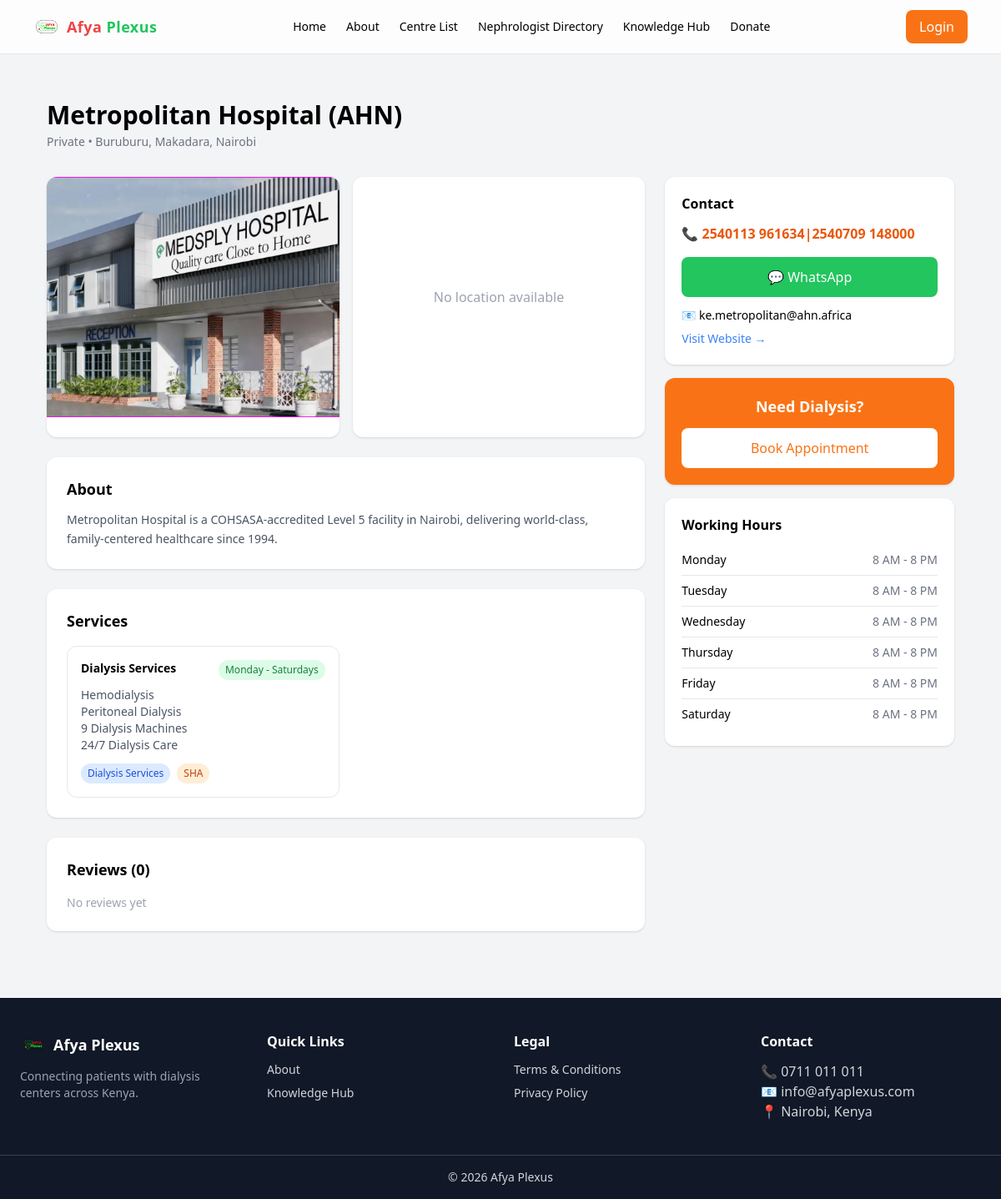
/608ff726-4af0-11f1-9fc1-b4a9fcea8668/centre_detail, run on the app's committed database.
### hospital/models.py (models this page shows, shortened)
class Hospital(models.Model):
	id = models.UUIDField(primary_key=True, default=uuid.uuid1, editable=False)
	name = models.CharField(max_length=200)
	mobile_number = models.CharField(max_length=20,default="-")
	alternative_number = models.CharField(max_length=20,default="-")
	email_address = models.CharField(max_length=100,default="-")
	website =models.CharField(max_length=100,null=True,blank=True)
	centre_type = models.CharField(max_length=200,default='Public')
	mobile_pysical = models.CharField(max_length=20,default='Physical')
	county = models.CharField(max_length=20,null=True,blank=True)
	constituent = models.CharField(max_length=20,null=True,blank=True)
	location = models.TextField(null=True,blank=True)
	google_pin = models.CharField(max_length=200,null=True,blank=True)
	ward = models.CharField(max_length=20,null=True,blank=True)
	description = models.TextField(null=True,blank=True)
	date = models.DateField(default=timezone.now)
	user = models.ForeignKey(User, related_name='hospital', on_delete=models.SET_NULL,null=True,blank=True)
	status = models.CharField(max_length=20,default='active')
	image = models.FileField(upload_to='hospital/%Y/%m/%d/'')/%Y/%m/%d/',blank=True,null=True)
	latitude = models.FloatField(null=True, blank=True)
	longitude = models.FloatField(null=True, blank=True)

class DailysisService(models.Model):
	id = models.UUIDField(primary_key=True, default=uuid.uuid1, editable=False)
	name = models.CharField(max_length=200)
	description = models.TextField(null=True,blank=True)
	cost = models.DecimalField(default=0.00, max_digits=1000, decimal_places=4)
	hospital = models.ForeignKey(Hospital, related_name='dailysisservice',on_delete=models.SET_NULL,null=True,blank=True)
	service_type = models.CharField(max_length=100)
	covered_by = models.CharField(max_length=20)
	schedule = models.CharField(max_length=20)
	date = models.DateField(default=timezone.now)
	user = models.ForeignKey(User, related_name='dailysisservice', on_delete=models.SET_NULL,null=True,blank=True)
	status = models.CharField(max_length=20,default='active')

class OperationDay(models.Model):
	id = models.UUIDField(primary_key=True, default=uuid.uuid1, editable=False)
	hospital = models.ForeignKey(Hospital, related_name='operationday',on_delete=models.SET_NULL,null=True,blank=True)
	date = models.DateField(default=timezone.now)
	status = models.CharField(max_length=20,default='active')
	day = models.CharField(max_length=100)
	time_from = models.CharField(max_length=20)
	time_to = models.CharField(max_length=20)
	comment = models.TextField(null=True,blank=True)

### hospital/views.py (the view)
# urls.py: path('<uuid:pk>/centre_detail', views.centre_detail, name='centre_detail'),
def centre_detail(request, pk):
    hospital = get_object_or_404(Hospital, pk=pk)
    nearby = Hospital.objects.exclude(pk=pk).annotate(
        distance=6371 * ACos(
            Cos(Radians(hospital.latitude)) *
            Cos(Radians(F('latitude'))) *
            Cos(Radians(F('longitude')) - Radians(hospital.longitude)) +
            Sin(Radians(hospital.latitude)) *
            Sin(Radians(F('latitude')))
        )
    ).filter(distance__lte=20)[:6]
    context = {
        'hospital': hospital,
        'nearby': nearby,
        'dailysisservice': hospital.dailysisservice.all(),
        'hospitalrating': hospital.hospitalrating.all(),
        'hospitalimage': hospital.hospitalimage.all(),
    }
    return render(request, 'hospital/centre_details.html', context)

### userprofile/utils.py (called while the page is built, shortened)
def generate_visitor_id():
    return str(uuid.uuid4())

def get_client_ip(request):
    x_forwarded_for = request.META.get("HTTP_X_FORWARDED_FOR")
    if x_forwarded_for:
        ip = x_forwarded_for.split(",")[0]
    else:
        ip = request.META.get("REMOTE_ADDR")
    if ip in ["127.0.0.1", "::1"]:
        return None
    return ip

def get_geo_data(ip):
    if not ip:
        return {}

### hospital/templates/hospital/centre_details.html (shortened to what this page needs)
{% extends "base.html" %}
{% load static %}
{% load humanize %}
{% block content %}
<div class="max-w-7xl mx-auto px-4 py-6">
  <div class="flex flex-col lg:flex-row justify-between gap-6 mb-8">
    <div>
      <h1 class="text-3xl font-bold">
        {{ hospital.name }}
      </h1>
      <p class="text-gray-500 mt-1 text-sm">
        {{ hospital.centre_type }} • {{ hospital.location }},
        {{ hospital.constituent }}, {{ hospital.county }}
      </p>
    </div>
  </div>
  <div class="grid lg:grid-cols-3 gap-6">
    <div class="lg:col-span-2 space-y-6">
      <div class="grid md:grid-cols-2 gap-4">
        <div class="bg-white rounded-xl shadow overflow-hidden">
          {% if hospital.image %}
          <img id="mainImage"
               src="{{ hospital.image.url }}"
               class="w-full h-72 object-cover">
          {% else %}
          <img id="mainImage"
               src="{% static 'placeholder.png' %}"
               class="w-full h-72 object-cover">
          {% endif %}
          <div class="flex gap-2 p-3 overflow-x-auto">
          </div>
        </div>
        <div class="bg-white rounded-xl shadow overflow-hidden">
          {% if hospital.latitude and hospital.longitude %}
          <iframe
            class="w-full h-72"
            loading="lazy"
            src="https://maps.google.com/maps?q={{ hospital.latitude }},{{ hospital.longitude }}&z=14&output=embed">
          </iframe>
          {% else %}
          <div class="h-72 flex items-center justify-center text-gray-400">
            No location available
          </div>
          {% endif %}
        </div>
      </div>
      <div class="bg-white p-6 rounded-xl shadow">
        <h3 class="font-semibold text-lg mb-3">About</h3>
        <p class="text-gray-600 text-sm leading-relaxed">
          {{ hospital.description|default:"No description available." }}
        </p>
      </div>
      <div class="bg-white p-6 rounded-xl shadow">
        <h3 class="font-semibold text-lg mb-4">Services</h3>
        <div class="grid md:grid-cols-2 gap-4">
          {% for s in dailysisservice %}
          <div class="border rounded-xl p-4 hover:shadow-md transition">
            <div class="flex justify-between">
              <p class="font-semibold text-sm">
                {{ s.name }}
              </p>
              <span class="text-xs bg-green-100 text-green-700 px-2 py-1 rounded-full">
                {{ s.schedule }}
              </span>
            </div>
            <p class="text-sm text-gray-600 mt-2">
              {{ s.description|safe|linebreaksbr }}
            </p>
            <div class="flex gap-2 mt-3 flex-wrap">
              <span class="text-xs bg-blue-100 text-blue-700 px-2 py-1 rounded-full">
                {{ s.service_type }}
              </span>
              <span class="text-xs bg-orange-100 text-orange-700 px-2 py-1 rounded-full">
                {{ s.covered_by }}
              </span>
            </div>
          </div>
          {% empty %}
          <p class="text-gray-400 text-sm">No services listed</p>
          {% endfor %}
        </div>
      </div>
      <div class="bg-white p-6 rounded-xl shadow">
        <h3 class="font-semibold text-lg mb-4">
          Reviews ({{ hospitalrating|length }})
        </h3>
        <div class="space-y-4">
          {% for r in hospitalrating %}
          <div class="border-b pb-4">
            <div class="flex justify-between">
              <p class="font-medium text-sm">{{ r.user }}</p>
              <span class="text-xs text-gray-400">
                {{ r.date|naturaltime }}
              </span>
            </div>
            <p class="text-sm text-gray-600 mt-1">
              {{ r.comment }}
            </p>
          </div>
          {% empty %}
          <p class="text-gray-400 text-sm">No reviews yet</p>
          {% endfor %}
        </div>
      </div>
    </div>
    <div class="space-y-4">
      <div class="sticky top-24 space-y-4">
        <div class="bg-white p-5 rounded-xl shadow">
          <h3 class="font-semibold mb-3">Contact</h3>
          <p class="text-orange-600 font-semibold">
            📞 {{ hospital.mobile_number }}|{{ hospital.alternative_number }}
          </p>
          <a href="https://wa.me/{{ hospital.mobile_number|cut:'+'|cut:' '|cut:'-' }}"
             target="_blank"
             class="mt-4 flex items-center justify-center gap-2 bg-green-500 text-white px-4 py-3 rounded-lg hover:bg-green-600 transition">
            💬 WhatsApp
          </a>
          <p class="text-sm mt-3 break-all">
            📧 {{ hospital.email_address }}
          </p>
          {% if hospital.website %}
          <a href="{{ hospital.website }}"
             target="_blank"
             class="text-blue-500 text-sm hover:underline mt-2 inline-block">
            Visit Website →
          </a>
          {% endif %}
        </div>
        <div class="bg-orange-500 text-white p-5 rounded-xl text-center shadow">
          <p class="font-semibold text-lg">Need Dialysis?</p>
          <button onclick="openBooking()"
                  class="mt-3 bg-white text-orange-500 w-full py-3 rounded-lg font-medium hover:bg-gray-100">
            Book Appointment
          </button>
        </div>
        <div class="bg-white p-5 rounded-xl shadow">
          <h3 class="font-semibold mb-3">Working Hours</h3>
          {% for d in hospital.operationday.all %}
          <div class="flex justify-between text-sm py-2 border-b last:border-none">
            <span>{{ d.day }}</span>
            <span class="text-gray-500">{{ d.time_from }} - {{ d.time_to }}</span>
          </div>
          {% empty %}
          <p class="text-gray-400 text-sm">Not available</p>
          {% endfor %}
        </div>
      </div>
    </div>
  </div>
</div>
{% endblock %}

### data on the page
Hospital: name "Metropolitan Hospital (AHN)", centre_type "Private", location "Buruburu", constituent "Makadara", county "Nairobi", description "Metropolitan Hospital is a COHSASA-accredited Level 5 facility in Nairobi, delivering world-class, family-centered healthcare since 1994.", mobile_number "2540113 961634", alternative_number "2540709 148000", email_address "ke.metropolitan@ahn.africa"
DailysisService: name "Dialysis Services", schedule "Monday - Saturdays", description "Hemodialysis Peritoneal Dialysis 9 Dialysis Machines 24/7 Dialysis Care", service_type "Dialysis Services", covered_by "SHA"
OperationDay: day "Monday", time_from "8 AM", time_to "8 PM"
OperationDay: day "Tuesday", time_from "8 AM", time_to "8 PM"
OperationDay: day "Wednesday", time_from "8 AM", time_to "8 PM"
OperationDay: day "Thursday", time_from "8 AM", time_to "8 PM"
OperationDay: day "Friday", time_from "8 AM", time_to "8 PM"
OperationDay: day "Saturday", time_from "8 AM", time_to "8 PM"

### other printed values
{{ hospitalrating|length }} "0"
